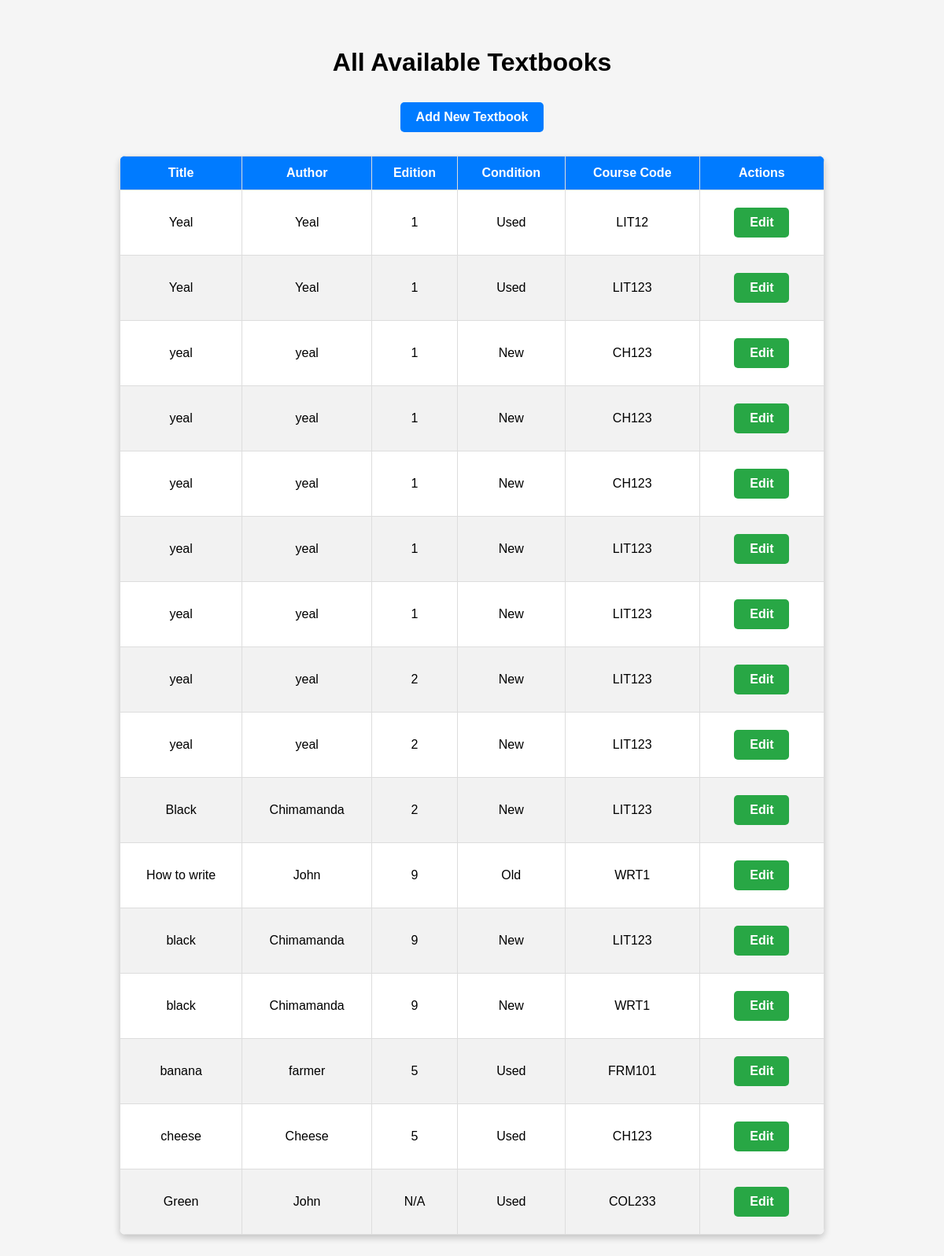
Page /textbooks/ on the committed database.
### BookManager/models.py (models this page shows)
class Textbooks(models.Model):
    title = models.CharField(max_length= 200)
    author = models.CharField(max_length= 200)
    edition = models.CharField(max_length= 200, null=True, blank=True)
    condition = models.CharField(max_length=50, choices=[("New", "New"), ("Used", "Used"), ("Old", "Old"), ("Damaged", "Damaged")])
    course_code = models.CharField(max_length= 50)
    availability = models.BooleanField(default=True)

### BookManager/views.py (the view)
# urls.py: path('textbooks/', AllTextbooksListView.as_view(), name='all_textbooks'),
class AllTextbooksListView(ListView):
    model = Textbooks
    template_name = "textbooks/all_textbooks.html"
    context_object_name = "textbooks"
    def get_queryset(self):
        return Textbooks.objects.filter(availability=True)

### BookManager/templates/textbooks/all_textbooks.html (shortened to what this page needs)
<!DOCTYPE html>
<html lang="en">
<head>
    {% load static %}
    <link rel="stylesheet" href="/static/styles.css">
</head>
<body>
    <h1>All Available Textbooks</h1>
    <div class="button-container">
        <a href="{% url 'textbook_form' %}" class="btn">Add New Textbook</a>
    </div>
    {% if textbooks %}
        <table>
            <thead>
                <tr>
                    <th>Title</th>
                    <th>Author</th>
                    <th>Edition</th>
                    <th>Condition</th>
                    <th>Course Code</th>
                    <th>Actions</th>
                </tr>
            </thead>
            <tbody>
                {% for book in textbooks %}
                    <tr>
                        <td>{{ book.title }}</td>
                        <td>{{ book.author }}</td>
                        <td>{{ book.edition|default:"N/A" }}</td>
                        <td>{{ book.condition }}</td>
                        <td>{{ book.course_code }}</td>
                        <td>
                            <a href="{% url 'textbook_edit' book.id %}" class="btn btn-edit">Edit</a>
                        </td>
                    </tr>
                {% endfor %}
            </tbody>
        </table>
    {% else %}
        <p>No textbooks are available for trade at this time.</p>
    {% endif %}
</body>
</html>

### BookManager/static/styles.css (style rules this page uses)
body { font-family: Arial, sans-serif; background-color: #f5f5f5; margin: 20px; padding: 20px; text-align: center; }
.btn { display: inline-block; padding: 10px 20px; margin: 10px; background-color: #007BFF; color: white; text-decoration: none; border-radius: 5px; font-weight: bold; }
.btn-edit { background-color: #28a745; }
.button-container { margin-bottom: 20px; }
table { width: 80%; margin: 20px auto; border-collapse: collapse; background-color: white; box-shadow: 0px 4px 8px rgba(0, 0, 0, 0.2); border-radius: 8px; overflow: hidden; }
thead { background-color: #007BFF; color: white; }
th, td { padding: 12px; border: 1px solid #ddd; text-align: center; }
th { font-size: 16px; }
tbody tr:nth-child(even) { background-color: #f2f2f2; }

### rows in the picture
Textbooks: title "Yeal", author "Yeal", edition "1", condition "Used", course_code "LIT12"
Textbooks: title "Yeal", author "Yeal", edition "1", condition "Used", course_code "LIT123"
Textbooks: title "yeal", author "yeal", edition "1", condition "New", course_code "CH123"
Textbooks: title "yeal", author "yeal", edition "1", condition "New", course_code "CH123"
Textbooks: title "yeal", author "yeal", edition "1", condition "New", course_code "CH123"
Textbooks: title "yeal", author "yeal", edition "1", condition "New", course_code "LIT123"
Textbooks: title "yeal", author "yeal", edition "1", condition "New", course_code "LIT123"
Textbooks: title "yeal", author "yeal", edition "2", condition "New", course_code "LIT123"
Textbooks: title "yeal", author "yeal", edition "2", condition "New", course_code "LIT123"
Textbooks: title "Black", author "Chimamanda", edition "2", condition "New", course_code "LIT123"
Textbooks: title "How to write", author "John", edition "9", condition "Old", course_code "WRT1"
Textbooks: title "black", author "Chimamanda", edition "9", condition "New", course_code "LIT123"
Textbooks: title "black", author "Chimamanda", edition "9", condition "New", course_code "WRT1"
Textbooks: title "banana", author "farmer", edition "5", condition "Used", course_code "FRM101"
Textbooks: title "cheese", author "Cheese", edition "5", condition "Used", course_code "CH123"
Textbooks: title "Green", author "John", edition "N/A", condition "Used", course_code "COL233"
